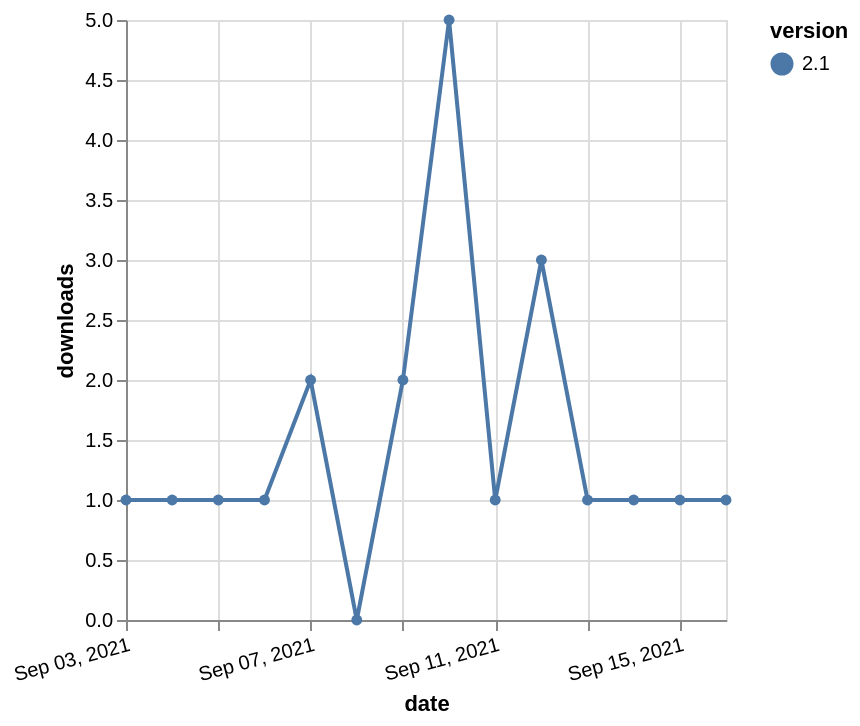

Vega-Lite specification stored for this chart:
### Vega-Lite specification from a JSON file in a GitHub repository (floating-point values rounded to 4 significant figures)
{"$schema": "https://vega.github.io/schema/vega-lite/v5.json", "description": "A simple bar chart with embedded data.", "data": {"values": [{"date": "2021-09-03", "total": 295, "delta": 1, "version": "2.1"}, {"date": "2021-09-04", "total": 296, "delta": 1, "version": "2.1"}, {"date": "2021-09-05", "total": 297, "delta": 1, "version": "2.1"}, {"date": "2021-09-06", "total": 298, "delta": 1, "version": "2.1"}, {"date": "2021-09-07", "total": 300, "delta": 2, "version": "2.1"}, {"date": "2021-09-08", "total": 300, "delta": 0, "version": "2.1"}, {"date": "2021-09-09", "total": 302, "delta": 2, "version": "2.1"}, {"date": "2021-09-10", "total": 307, "delta": 5, "version": "2.1"}, {"date": "2021-09-11", "total": 308, "delta": 1, "version": "2.1"}, {"date": "2021-09-12", "total": 311, "delta": 3, "version": "2.1"}, {"date": "2021-09-13", "total": 312, "delta": 1, "version": "2.1"}, {"date": "2021-09-14", "total": 313, "delta": 1, "version": "2.1"}, {"date": "2021-09-15", "total": 314, "delta": 1, "version": "2.1"}, {"date": "2021-09-16", "total": 315, "delta": 1, "version": "2.1"}]}, "width": "container", "mark": {"type": "line", "point": {"filled": true}}, "encoding": {"x": {"field": "date", "type": "temporal", "timeUnit": "yearmonthdate", "title": "date", "axis": {"labelAngle": -15}}, "y": {"field": "delta", "type": "quantitative", "title": "downloads"}, "color": {"field": "version", "type": "nominal"}, "tooltip": {"field": "delta"}}}
